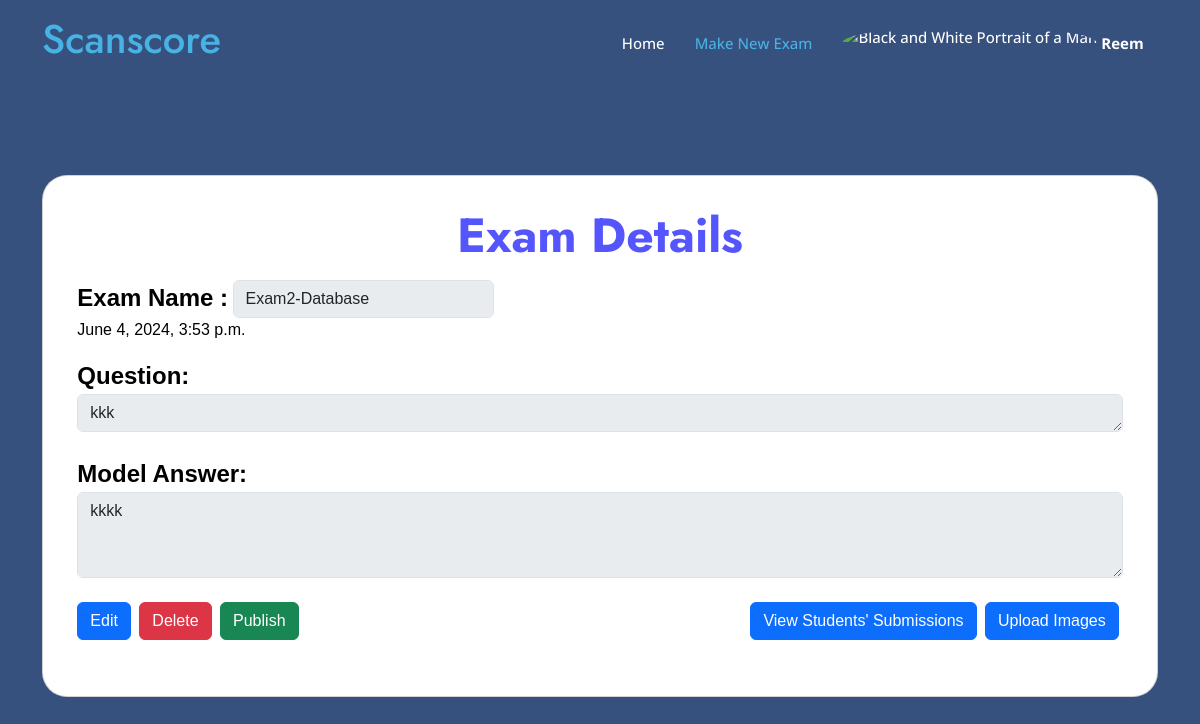
/teacher/exam/16/view/ (signed in), run on an earlier commit of the app's database.
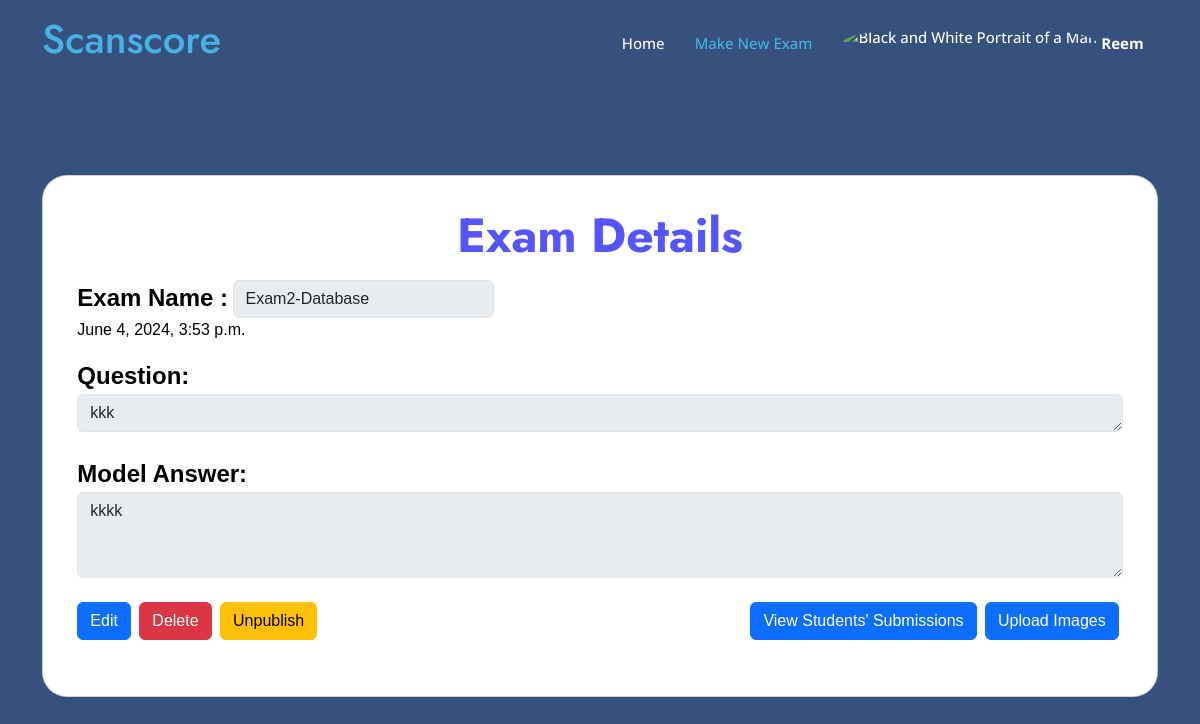
And on a later commit of the database.
### myapp/views.py (the view)
# urls.py: path('teacher/exam/<int:exam_id>/view/', views.view_exam_teacher, name='view_exam_teacher'),
@login_required
def view_exam_teacher(request, exam_id): #this will redirect to the specific exam page where the teacher can view the exam details
    exam = Exam.objects.get(pk=exam_id)
    exam_submissions = ExamSubmission.objects.filter(exam=exam)
    if not (request.user == exam.teacher or hasattr(request.user, 'teacher')):
        return HttpResponseForbidden("You are not authorized to view this exam.")
    return render(request, 'myapp/teacher/view_exam.html', {'exam': exam, 'exam_submissions': exam_submissions})

### templates/myapp/teacher/view_exam.html (shortened to what the changed rows need)
{% load static %}
<!DOCTYPE html>
<html lang="en">
<head>
    <link href="{% static 'vendor/aos/aos.css' %}" rel="stylesheet">
    <link href="{% static 'vendor/bootstrap/css/bootstrap.min.css' %}" rel="stylesheet">
    <link href="{% static 'vendor/bootstrap-icons/bootstrap-icons.css' %}" rel="stylesheet">
    <link href="{% static 'vendor/boxicons/css/boxicons.min.css' %}" rel="stylesheet">
    <link href="{% static 'vendor/glightbox/css/glightbox.min.css' %}" rel="stylesheet">
    <link href="{% static 'vendor/remixicon/remixicon.css' %}" rel="stylesheet">
    <link href="{% static 'vendor/swiper/swiper-bundle.min.css' %}" rel="stylesheet">
    <link href="{% static 'css/style1.css' %}" rel="stylesheet">
</head>
<body>
    <header id="header" class="fixed-top">
        <div class="container d-flex align-items-center justify-content-between">
            <h1 class="me-auto"><a href="{% url 'teacher_dashboard' %}">Scanscore</a></h1>
        </div>
    </header>
    <section id="hero" class="d-flex align-items-center"
        style="height: 100vh;font-family: Arial, Helvetica, sans-serif;">
        <div class="container">
            <div class="d-flex flex-column justify-content-center order-2 order-lg-1" data-aos="fade-up"
                data-aos-delay="200">
                <div class="card text-black"
                    style="border-radius: 25px; padding-bottom: 5%;padding-left: 2%; padding-right: 2%;">
                    {% block content %}
                    <div class="container" style="padding-top: 3%;">
                        <h1 style="color: rgb(85, 85, 253);text-align: center;">Exam Details</h1>
                        <br>
                        <br>
                        <div class="d-flex justify-content-between exam-buttons">
                            <div style="flex-grow: 1;">
                                {% if not exam.is_active %}
                                <form action="{% url 'publish_exam' exam.id %}" method="post" class="d-inline me-1">
                                    <button type="submit" class="btn btn-success" onclick="return confirm('Are you sure you want to make the exam available for students?');">Publish</button>
                                </form>
                                {% else %}
                                <form action="{% url 'unpublish_exam' exam.id %}" method="post" class="d-inline me-1">
                                    <button type="submit" class="btn btn-warning" onclick="return confirm('Are you sure you want to make the exam unavailable for students?');">Unpublish</button>
                                </form>
                                {% endif %}
                            </div>
                        </div>
                    </div>
                    {% endblock %}
                </div>
            </div>
    </section>
</body>
</html>

What changed in the data, as far as the page shows it:
changed Exam "Exam2-Database": is_active False → True (drawn)
Also different on the page:
text no longer shown: "Publish"
text now shown: "Unpublish"
